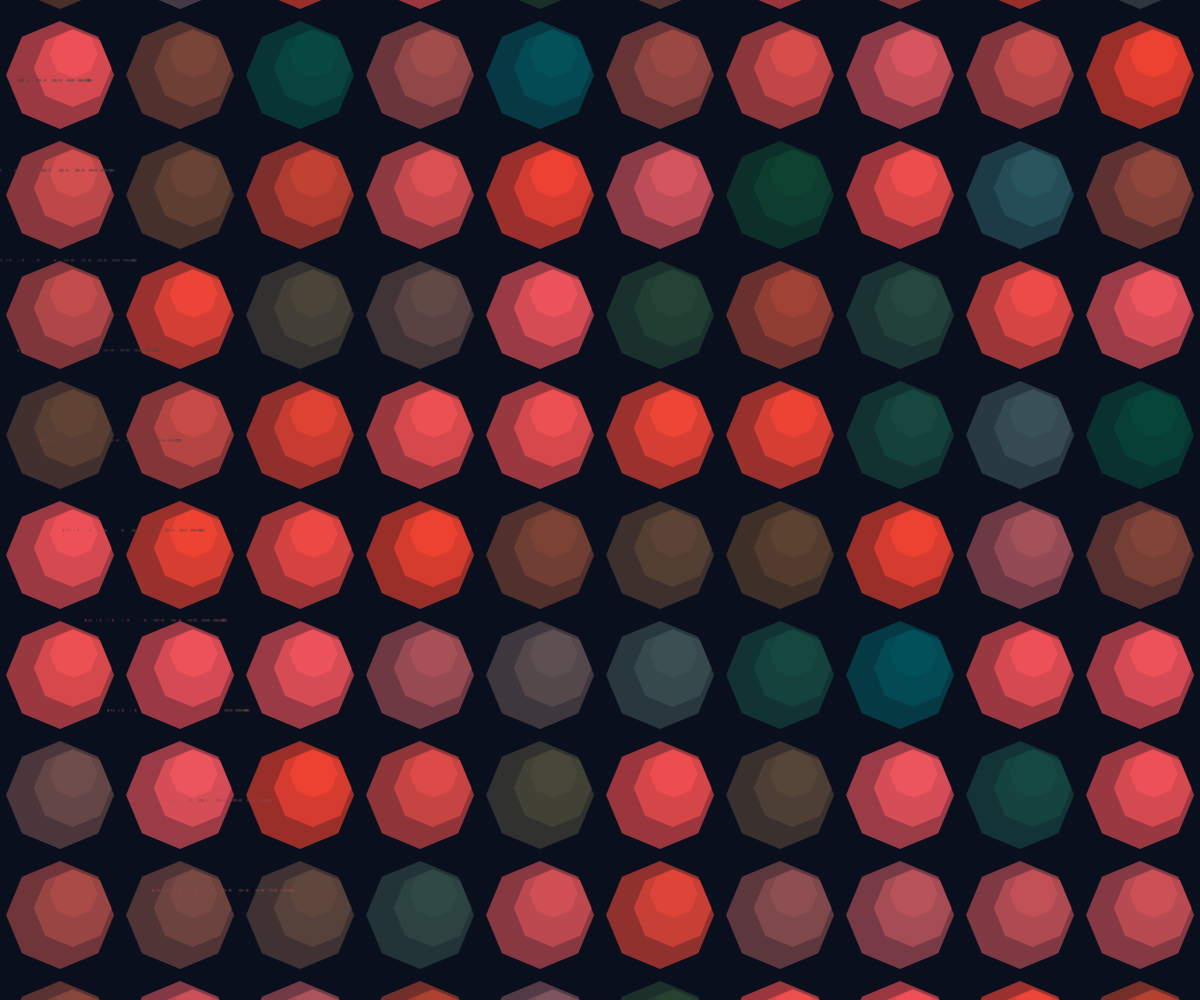
Frame 1 (no input)
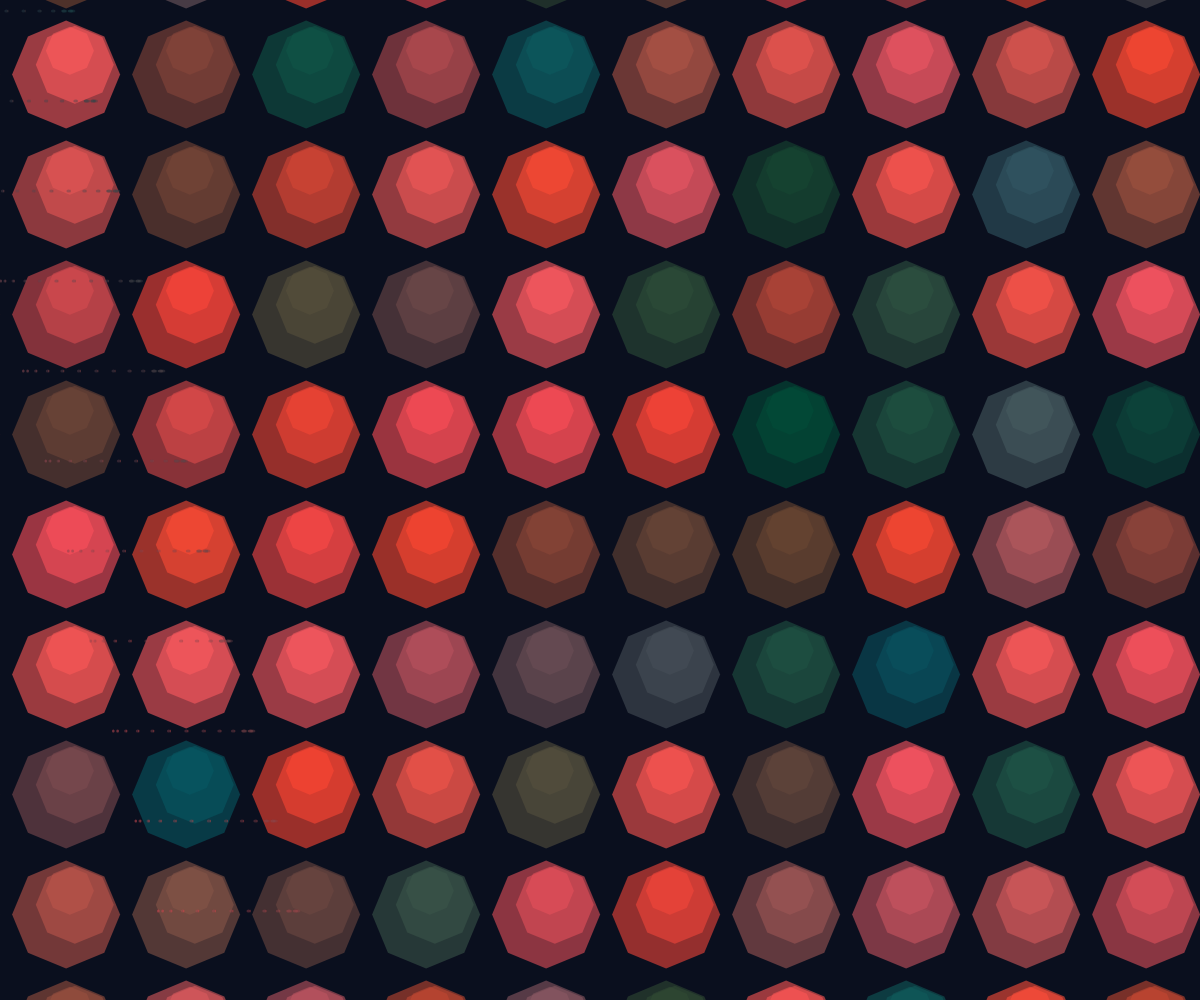
Frame 60 (no input)
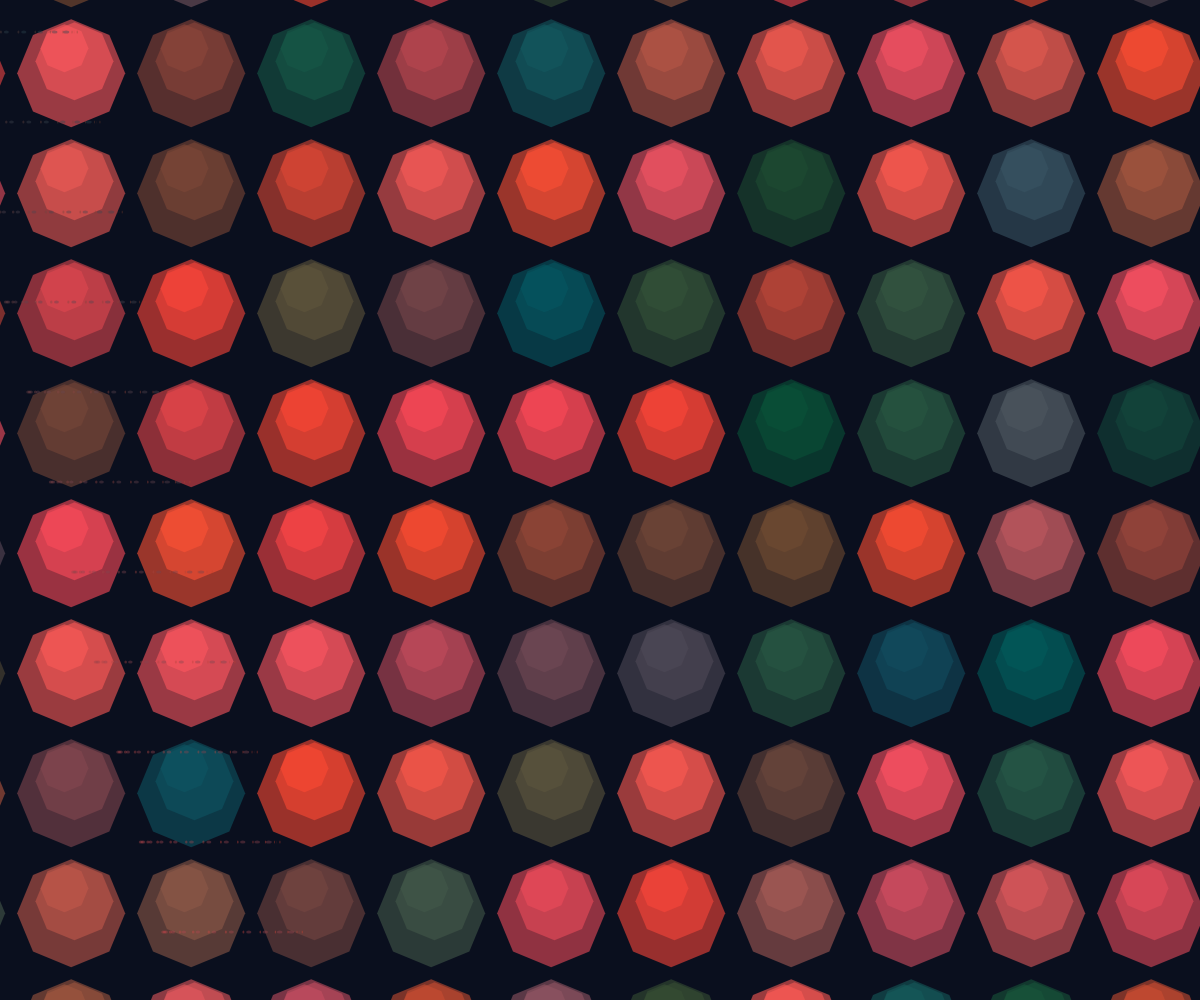
Frame 120 (the mouse pressed at the canvas centre since frame 60)

The p5.js sketch that drew these frames (run headless with seeded random() and noise() and a simulated clock; from frame 60 on, the mouse is pressed at the canvas centre):

// p5.js sketch
// ── sketch.js
let sheets = [];
let time = 0;

function setup() {
  createCanvas(windowWidth, windowHeight);
  noStroke();
  
  // Create a grid of flowing sheets
  const gridSize = 120;
  const cols = ceil(width / gridSize) + 2;
  const rows = ceil(height / gridSize) + 2;
  
  for (let row = 0; row < rows; row++) {
    for (let col = 0; col < cols; col++) {
      sheets.push({
        x: col * gridSize - gridSize/2,
        y: row * gridSize - gridSize/2,
        size: gridSize,
        speed: random(0.003, 0.007),
        phase: random(TWO_PI),
        hueShift: random(360)
      });
    }
  }
}

function draw() {
  background(10, 15, 30);
  
  time += 0.01;
  
  // Draw the flowing thermal sheets
  for (let sheet of sheets) {
    const pulse = sin(time * sheet.speed + sheet.phase) * 0.5 + 0.5;
    
    // Create a dynamic color based on position and time
    const hue = (time * 12 + sheet.x * 0.015 + sheet.y * 0.015 + sheet.hueShift) % 360;
    
    // Shift toward cooler blues in diagonal pathways
    const pathX = sheet.x - width/2;
    const pathY = sheet.y - height/2;
    const distanceFromCenter = sqrt(pathX * pathX + pathY * pathY);
    const pathIntensity = map(distanceFromCenter, 0, width, 0.3, 0.8);
    
    // Blend towards cooler blues for thermal effect
    let finalHue = hue;
    if (pathIntensity > 0.5) {
      const blend = map(pathIntensity, 0.5, 1, 0, 1);
      finalHue = lerp(hue, 200, blend * 0.6); // Mix with blue
    }
    
    // Create gradient effect based on pulse
    const bright = 50 + pulse * 50;
    const sat = 80 + sin(time + sheet.phase) * 10;
    
    fill(finalHue, sat, bright, 150);
    
    push();
    translate(sheet.x, sheet.y);
    
    // Draw a flowing thermal gradient using multiple layers
    for (let i = 0; i < 3; i++) {
      const layerSize = sheet.size * (0.9 - i * 0.25);
      const layerAlpha = map(i, 0, 2, 200, 60);
      
      // Create a slightly offset pattern for each layer
      const offsetX = sin(time * 0.7 + i) * 15;
      const offsetY = cos(time * 0.4 + i) * 15;
      
      beginShape();
      for (let j = 0; j < 8; j++) {
        const angle = TWO_PI / 8 * j;
        const px = cos(angle) * layerSize * 0.5 + offsetX;
        const py = sin(angle) * layerSize * 0.5 + offsetY;
        vertex(px, py);
      }
      endShape(CLOSE);
    }
    
    pop();
  }
  
  // Add subtle flowing lines along diagonal pathways
  for (let i = 0; i < 12; i++) {
    const y = (time * 35 + i * 90) % (height + 200) - 100;
    
    // Draw a flowing line with thermal gradient
    for (let j = 0; j < 25; j++) {
      const progress = j / 25;
      const x = y * 0.25 + sin(progress * TWO_PI + time * 1.8) * 70;
      
      // Dynamic color along the flow
      const hue = (time * 18 + progress * 90 + i * 12) % 360;
      const sat = 70;
      const bri = 55 + sin(time + progress * 2.5) * 25;
      
      fill(hue, sat, bri, 100);
      ellipse(x, y, 6 * (1 - progress), 3);
    }
  }
}

function windowResized() {
  resizeCanvas(windowWidth, windowHeight);
}
